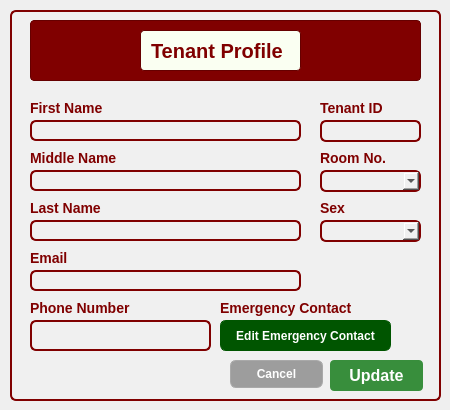
<?xml version="1.0" encoding="UTF-8"?>
<ui version="4.0">
 <class>Dialog</class>
 <widget class="QDialog" name="Dialog">
  <property name="geometry">
   <rect>
    <x>0</x>
    <y>0</y>
    <width>450</width>
    <height>410</height>
   </rect>
  </property>
  <property name="windowTitle">
   <string>Dialog</string>
  </property>
  <widget class="QFrame" name="frame">
   <property name="geometry">
    <rect>
     <x>10</x>
     <y>10</y>
     <width>431</width>
     <height>391</height>
    </rect>
   </property>
   <property name="styleSheet">
    <string notr="true">background-color: rgb(240, 240, 240);
border: 2px solid #800000;
border-radius: 6px;
</string>
   </property>
   <property name="frameShape">
    <enum>QFrame::StyledPanel</enum>
   </property>
   <property name="frameShadow">
    <enum>QFrame::Raised</enum>
   </property>
   <widget class="QFrame" name="frame_3">
    <property name="geometry">
     <rect>
      <x>20</x>
      <y>10</y>
      <width>391</width>
      <height>61</height>
     </rect>
    </property>
    <property name="styleSheet">
     <string notr="true">background-color: #800000;  /* Maroon background */
                border: 1px solid #660000;  /* Darker maroon border */
                border-radius: 4px;
                padding: 5px;
                font-family: 'Times New Roman', serif;  /* Formal font */
                font-size: 14px;
                color: white;</string>
    </property>
    <property name="frameShape">
     <enum>QFrame::StyledPanel</enum>
    </property>
    <property name="frameShadow">
     <enum>QFrame::Raised</enum>
    </property>
    <widget class="QLabel" name="label_2">
     <property name="geometry">
      <rect>
       <x>110</x>
       <y>10</y>
       <width>161</width>
       <height>41</height>
      </rect>
     </property>
     <property name="styleSheet">
      <string notr="true">background-color: rgb(250, 255, 242);
border: 1px solid #660000;
border-radius: 4px;
padding: 5px;
font-family: 'Cal Sans', sans-serif;
font-weight: 700;
font-style: normal;
font-size: 20px;
color: #800000;
text-align: center;
vertical-align: middle;

</string>
     </property>
     <property name="text">
      <string>Tenant Profile</string>
     </property>
    </widget>
   </widget>
   <widget class="QLineEdit" name="TenantIDLineEdit">
    <property name="geometry">
     <rect>
      <x>310</x>
      <y>110</y>
      <width>101</width>
      <height>22</height>
     </rect>
    </property>
   </widget>
   <widget class="QLabel" name="label">
    <property name="geometry">
     <rect>
      <x>310</x>
      <y>90</y>
      <width>81</width>
      <height>16</height>
     </rect>
    </property>
    <property name="styleSheet">
     <string notr="true">background: none;
    border: none;
    color: #800000;
    font-family: 'Cal Sans', sans-serif;
    font-weight: 700;
    font-style: normal;
    font-size: 14px;</string>
    </property>
    <property name="text">
     <string>Tenant ID</string>
    </property>
   </widget>
   <widget class="QLineEdit" name="FirstNameLineEdit">
    <property name="geometry">
     <rect>
      <x>20</x>
      <y>110</y>
      <width>271</width>
      <height>21</height>
     </rect>
    </property>
   </widget>
   <widget class="QLabel" name="label_3">
    <property name="geometry">
     <rect>
      <x>20</x>
      <y>90</y>
      <width>91</width>
      <height>16</height>
     </rect>
    </property>
    <property name="styleSheet">
     <string notr="true">background: none;
    border: none;
    color: #800000;
    font-family: 'Cal Sans', sans-serif;
    font-weight: 700;
    font-style: normal;
    font-size: 14px;</string>
    </property>
    <property name="text">
     <string>First Name</string>
    </property>
   </widget>
   <widget class="QLineEdit" name="MibbleNameLineEdit">
    <property name="geometry">
     <rect>
      <x>20</x>
      <y>160</y>
      <width>271</width>
      <height>21</height>
     </rect>
    </property>
   </widget>
   <widget class="QLabel" name="label_4">
    <property name="geometry">
     <rect>
      <x>20</x>
      <y>140</y>
      <width>91</width>
      <height>16</height>
     </rect>
    </property>
    <property name="styleSheet">
     <string notr="true">background: none;
    border: none;
    color: #800000;
    font-family: 'Cal Sans', sans-serif;
    font-weight: 700;
    font-style: normal;
    font-size: 14px;</string>
    </property>
    <property name="text">
     <string>Middle Name</string>
    </property>
   </widget>
   <widget class="QLineEdit" name="LastNameLineEdit">
    <property name="geometry">
     <rect>
      <x>20</x>
      <y>210</y>
      <width>271</width>
      <height>21</height>
     </rect>
    </property>
   </widget>
   <widget class="QLabel" name="label_9">
    <property name="geometry">
     <rect>
      <x>20</x>
      <y>190</y>
      <width>91</width>
      <height>16</height>
     </rect>
    </property>
    <property name="styleSheet">
     <string notr="true">background: none;
    border: none;
    color: #800000;
    font-family: 'Cal Sans', sans-serif;
    font-weight: 700;
    font-style: normal;
    font-size: 14px;</string>
    </property>
    <property name="text">
     <string>Last Name</string>
    </property>
   </widget>
   <widget class="QLabel" name="label_10">
    <property name="geometry">
     <rect>
      <x>310</x>
      <y>140</y>
      <width>81</width>
      <height>16</height>
     </rect>
    </property>
    <property name="styleSheet">
     <string notr="true">background: none;
    border: none;
    color: #800000;
    font-family: 'Cal Sans', sans-serif;
    font-weight: 700;
    font-style: normal;
    font-size: 14px;</string>
    </property>
    <property name="text">
     <string>Room No.</string>
    </property>
   </widget>
   <widget class="QLabel" name="label_11">
    <property name="geometry">
     <rect>
      <x>310</x>
      <y>190</y>
      <width>41</width>
      <height>16</height>
     </rect>
    </property>
    <property name="styleSheet">
     <string notr="true">background: none;
    border: none;
    color: #800000;
    font-family: 'Cal Sans', sans-serif;
    font-weight: 700;
    font-style: normal;
    font-size: 14px;</string>
    </property>
    <property name="text">
     <string>Sex</string>
    </property>
   </widget>
   <widget class="QLineEdit" name="PhoneNumberLineEdit">
    <property name="geometry">
     <rect>
      <x>20</x>
      <y>310</y>
      <width>181</width>
      <height>31</height>
     </rect>
    </property>
   </widget>
   <widget class="QLabel" name="label_12">
    <property name="geometry">
     <rect>
      <x>20</x>
      <y>290</y>
      <width>111</width>
      <height>16</height>
     </rect>
    </property>
    <property name="styleSheet">
     <string notr="true">background: none;
    border: none;
    color: #800000;
    font-family: 'Cal Sans', sans-serif;
    font-weight: 700;
    font-style: normal;
    font-size: 14px;</string>
    </property>
    <property name="text">
     <string>Phone Number</string>
    </property>
   </widget>
   <widget class="QLabel" name="label_21">
    <property name="geometry">
     <rect>
      <x>20</x>
      <y>240</y>
      <width>111</width>
      <height>16</height>
     </rect>
    </property>
    <property name="styleSheet">
     <string notr="true">background: none;
    border: none;
    color: #800000;
    font-family: 'Cal Sans', sans-serif;
    font-weight: 700;
    font-style: normal;
    font-size: 14px;</string>
    </property>
    <property name="text">
     <string>Email</string>
    </property>
   </widget>
   <widget class="QLineEdit" name="EmailLineEdit">
    <property name="geometry">
     <rect>
      <x>20</x>
      <y>260</y>
      <width>271</width>
      <height>21</height>
     </rect>
    </property>
   </widget>
   <widget class="QComboBox" name="RoomNoComboBox">
    <property name="geometry">
     <rect>
      <x>310</x>
      <y>160</y>
      <width>101</width>
      <height>22</height>
     </rect>
    </property>
   </widget>
   <widget class="QComboBox" name="SexComboBox">
    <property name="geometry">
     <rect>
      <x>310</x>
      <y>210</y>
      <width>101</width>
      <height>22</height>
     </rect>
    </property>
   </widget>
   <widget class="QPushButton" name="EditECpushButton">
    <property name="geometry">
     <rect>
      <x>210</x>
      <y>310</y>
      <width>171</width>
      <height>31</height>
     </rect>
    </property>
    <property name="styleSheet">
     <string notr="true">background: rgb(0, 85, 0);
	color: white;
	font-family: 'Cal Sans', sans-serif;
	font-weight: 500;
	font-style: normal;
	font-size: 12px;
	border: 1px solid rgb(0, 85, 0);
</string>
    </property>
    <property name="text">
     <string>Edit Emergency Contact</string>
    </property>
   </widget>
   <widget class="QLabel" name="label_31">
    <property name="geometry">
     <rect>
      <x>210</x>
      <y>290</y>
      <width>141</width>
      <height>16</height>
     </rect>
    </property>
    <property name="styleSheet">
     <string notr="true">background: none;
    border: none;
    color: #800000;
    font-family: 'Cal Sans', sans-serif;
    font-weight: 700;
    font-style: normal;
    font-size: 14px;</string>
    </property>
    <property name="text">
     <string>Emergency Contact</string>
    </property>
   </widget>
   <widget class="QPushButton" name="UpdatepushButton">
    <property name="geometry">
     <rect>
      <x>320</x>
      <y>350</y>
      <width>93</width>
      <height>31</height>
     </rect>
    </property>
    <property name="styleSheet">
     <string notr="true">background-color: #388E3C; /* Darker green */
color: white;
font-family: &quot;Cal Sans&quot;, sans-serif;
font-weight: 700; /* Bold */
font-size: 16px;
border: none;
border-radius: 4px;
padding: 6px 12px;
</string>
    </property>
    <property name="text">
     <string>Update</string>
    </property>
   </widget>
   <widget class="QPushButton" name="CancelpushButton">
    <property name="geometry">
     <rect>
      <x>220</x>
      <y>350</y>
      <width>93</width>
      <height>28</height>
     </rect>
    </property>
    <property name="styleSheet">
     <string notr="true">background: rgb(157, 157, 157);
color: white;
font-family: 'Cal Sans', sans-serif;
font-weight: 500;
font-style: normal;
font-size: 12px;
border: 1px solid rgb(169, 169, 169);
</string>
    </property>
    <property name="text">
     <string>Cancel</string>
    </property>
   </widget>
  </widget>
 </widget>
 <resources/>
 <connections/>
</ui>
